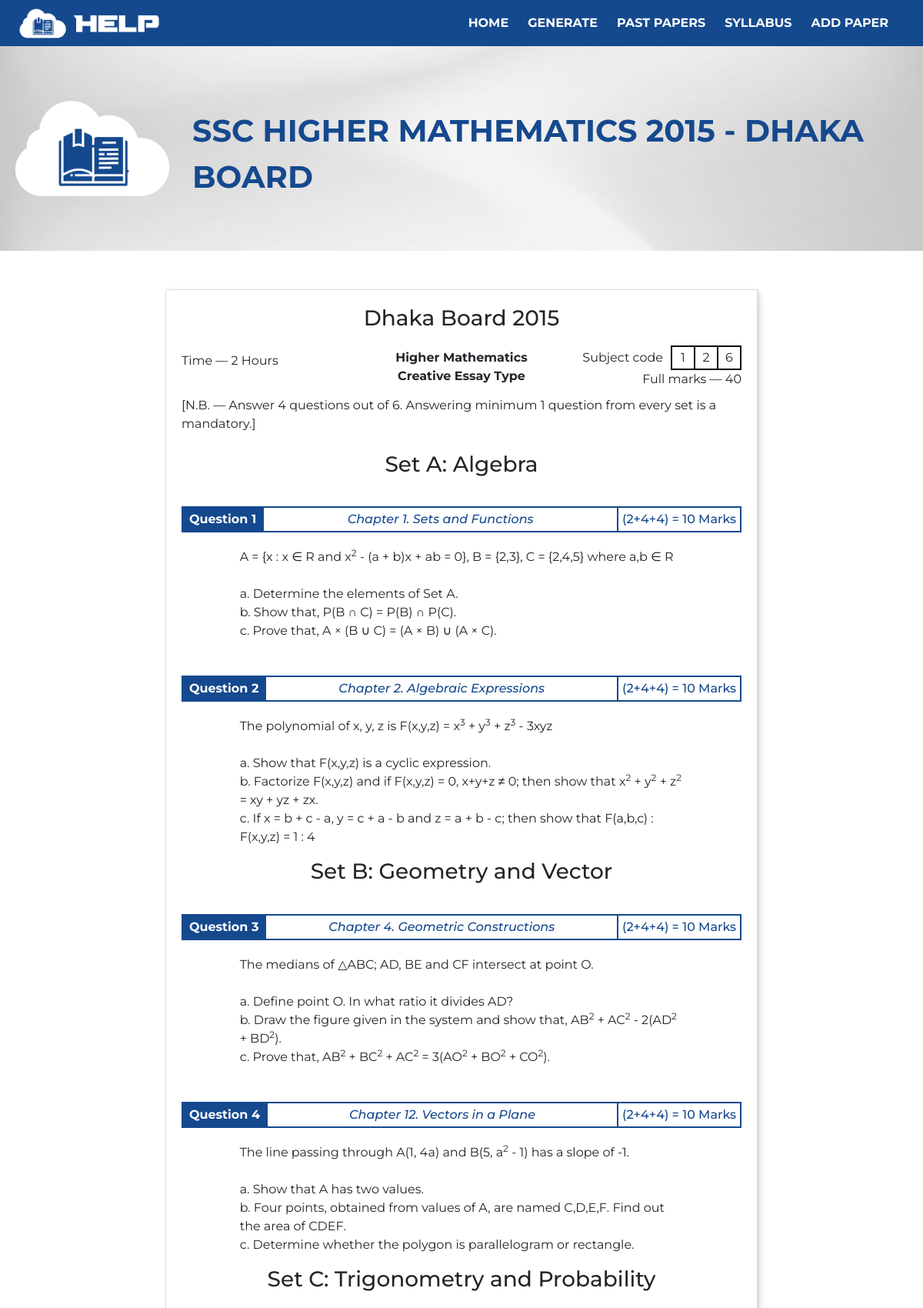
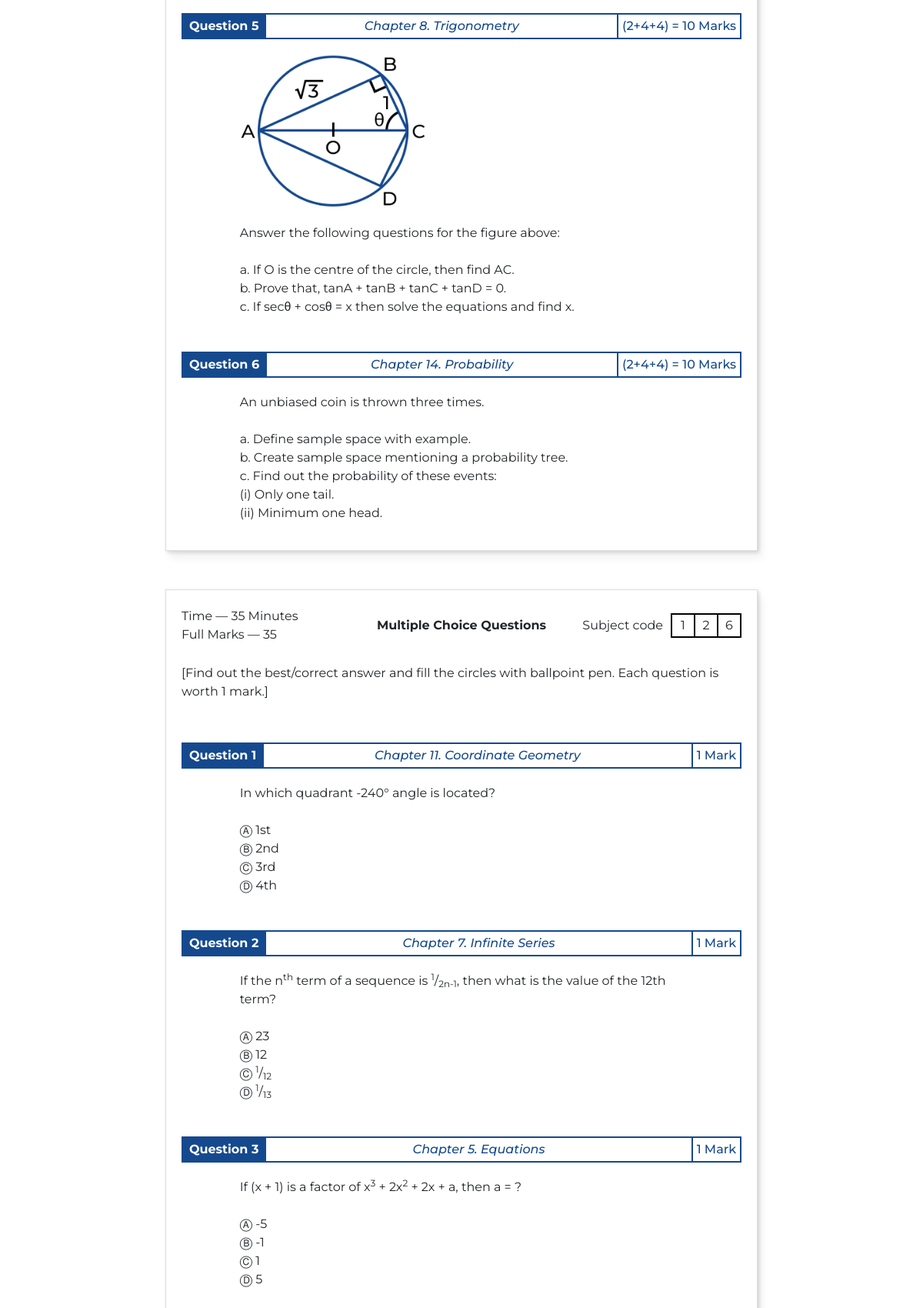
The app's page /pastPaperMAIN.php?paperID=14 (upper part) with its own data (2 pictures, top to bottom).
### tables this page shows
CREATE TABLE `papers` (
  `paperID` int(10) NOT NULL,
  `paperLevel` varchar(10) NOT NULL,
  `paperYear` int(10) NOT NULL,
  `paperSubject` varchar(50) NOT NULL,
  `paperBoard` varchar(30) NOT NULL,
  `paperMarks` varchar(30) NOT NULL,
  `paperTime` varchar(30) NOT NULL,
  `paperNote` varchar(1024) DEFAULT NULL
);

CREATE TABLE `questions` (
  `questionID` int(10) NOT NULL,
  `questionType` varchar(10) NOT NULL,
  `questionMarks` varchar(20) NOT NULL,
  `questionSet` varchar(50) DEFAULT NULL,
  `questionText` mediumtext NOT NULL,
  `questionImg` varchar(10) DEFAULT NULL,
  `paperID` int(10) NOT NULL,
  `chapterID` int(10) NOT NULL
);

CREATE TABLE `chapters` (
  `chapterID` int(10) NOT NULL,
  `chapterSubject` varchar(50) NOT NULL,
  `chapterNumber` int(10) NOT NULL,
  `chapterName` varchar(50) NOT NULL,
  `chapterPages` varchar(30) NOT NULL
);

### pastPaperMain.php (the view, shortened to what this page needs)
<?php
    $paperID='';
    if (isset($_GET['paperID'])) {
        $paperID = htmlspecialchars($_GET['paperID'], ENT_QUOTES, 'UTF-8');
    }
    $conn = mysqli_connect('localhost','root','','help_db') or die('connection failed');
    $paperID = intval($paperID);
    $sql = "SELECT paperLevel, paperYear, paperSubject, paperBoard, paperMarks, paperTime, paperNote
    FROM `papers`
    WHERE paperID=$paperID";
    $result = $conn->query($sql);
    if ($result && $result->num_rows > 0) {
        $row = $result->fetch_assoc();
        $paperYear = $row["paperYear"];
        $paperSubject = $row["paperSubject"];
        $paperBoard = $row["paperBoard"];
        $paperMarks = $row["paperMarks"];
        $paperTime = $row["paperTime"];
        $paperNote = $row["paperNote"];
    } else {
        echo "No results found.";
        $paperYear = $paperSubject = $paperBoard = $paperMarks = $paperTime = $paperNote = "";
    }
?>
<!DOCTYPE html>
<html lang="en">
    <head>
        <link rel="stylesheet" href="https://cdn.jsdelivr.net/npm/bootstrap@4.3.1/dist/css/bootstrap.min.css">
        <link id="stylesheet" rel="stylesheet" href="styleMain.css">
        <link id="stylesheet" rel="stylesheet" href="stylePaperMain.css">
    </head>
    <body>
        <?php @include("navbar.php") ?>
        <div class="myContainer">
            <div id="bannerContainer">
              <img src="img/bannerIMG2.png">
              <?php echo '<p>SSC '.$paperSubject.' '.$paperYear.' - '.$paperBoard.'</p>'; ?>
            </div>
            <div class="row" id="myRow" >
                <div class="col-md-8 mx-auto">
                    <div class="pageContainer">
                        <?php echo '<h3>'.$paperBoard.' '.$paperYear.'</h3>'; ?>
                        <div class="paperInfo">
                            <p  class="bruh"><?php echo $paperTime; ?></p>
                            <div class="titleContainer">
                                <p><b><?php echo $paperSubject; ?></b></p>
                                <p><b>Creative Essay Type</b></p>
                            </div>
                            <div class="titleContainer2">
                                <div class="subjectCodeBlock">
                                    <p>Subject code</p>
                                    <div class=codeContainer>
                                        <span class="code">1</span>
                                        <?php
                                        if($paperSubject=="Physics"){echo '<span class="code">3</span>';}
                                        else{echo '<span class="code">2</span>';}
                                        ?>
                                        <span class="code">6</span>
                                    </div>
                                </div>
                                <p><?php echo $paperMarks; ?></p>
                            </div>
                        </div>
                        <?php echo $paperNote; ?>
                        <br><br>
                        <?php
                        $conn = mysqli_connect('localhost','root','','help_db') or die('connection failed');
                        $sql = "SELECT questionMarks, questionSet, questionText, questionImg, chapterID
                        FROM `questions`
                        WHERE paperID=$paperID AND questionType='Creative'
                        ORDER BY questionID ASC";
                        $result = $conn->query($sql);
                        $counter=0;
                        $showSet=false;
                        $checkSet='';
                        if ($result->num_rows > 0) {
                            while ($row = $result->fetch_assoc()) {
                                $counter+=1;
                                $questionMarks = $row["questionMarks"];
                                $questionSet = $row["questionSet"];
                                $questionText = $row["questionText"];
                                $questionImg = $row["questionImg"];
                                $chapterID = $row["chapterID"];
                                if($questionSet != 'null'){
                                    if($checkSet != $questionSet) {$showSet=true; $checkSet=$questionSet;}
                                    else{$showSet=false;}
                                    if($showSet == true){echo '<h3> Set '.$questionSet.'</h3>';}
                                }
                                echo '<div class="questionContainer">';
                                echo '<div class="questionHeader">';
                                echo '<p class="questionNumber">Question '.$counter.'</p>';
                                $sql2 = "SELECT chapterNumber, chapterName
                                FROM `chapters`
                                WHERE chapterID=$chapterID";
                                $result2 = $conn->query($sql2);
                                $row2 = $result2->fetch_assoc();
                                $chapterNumber = $row2["chapterNumber"];
                                $chapterName = $row2["chapterName"];
                                if($paperSubject=="Physics"){
                                    echo '<a href ="chapterMain.php?subjectName=Physics" target="_blank" class="questionChapter">Chapter '.$chapterNumber.'. '.$chapterName.'</a>';
                                }
                                else{
                                    echo '<a href ="chapterMain.php?subjectName=Higher+Mathematics" target="_blank" class="questionChapter">Chapter '.$chapterNumber.'. '.$chapterName.'</a>';
                                }
                                echo '<p class="questionMarks">'.$questionMarks.'</p>';
                                echo '</div>';
                                echo '<div class="col-md-10 mx-auto">';
                                if($questionImg != 'none') {echo '<img src="diagrams/'.$questionImg.'" class="questionImg">';}
                                echo '<p class="questionText">'.$questionText.'</p>';
                                echo '</div>';
                                echo '</div>';
                            }
                        } else {
                            echo "No products found.";
                        }
                    ?>
                    </div>
                    <div class="pageContainer">
                        <div class="paperInfo">
                            <div class="bruh">
                                <p>Time — 35 Minutes</p>
                                <p>Full Marks — 35</p>
                            </div>
                            <div class="titleContainer">
                                <p><b>Multiple Choice Questions</b></p>
                            </div>
                            <div class="titleContainer2">
                                <div class="subjectCodeBlock">
                                    <p>Subject code</p>
                                    <div class=codeContainer>
                                        <span class="code">1</span>
                                        <?php
                                        if($paperSubject=="Physics"){echo '<span class="code">3</span>';}
                                        else{echo '<span class="code">2</span>';}
                                        ?>
                                        <span class="code">6</span>
                                    </div>
                                </div>
                            </div>
                        </div>
                        <br>
                        [Find out the best/correct answer and fill the circles with ballpoint pen. Each question is worth 1 mark.]
                        <br><br>
                        <?php
                        $conn = mysqli_connect('localhost','root','','help_db') or die('connection failed');
                        $sql = "SELECT questionMarks, questionText, questionImg, chapterID
                        FROM `questions`
                        WHERE paperID=$paperID AND questionType='MCQ'
                        ORDER BY questionID ASC";
                        $result = $conn->query($sql);
                        $counter=0;
                        if ($result->num_rows > 0) {
                            while ($row = $result->fetch_assoc()) {
                                $counter+=1;
                                $questionMarks = $row["questionMarks"];
                                $questionText = $row["questionText"];
                                $chapterID = $row["chapterID"];
                                echo '<div class="questionContainer">';
                                echo '<div class="questionHeader">';
                                echo '<p class="questionNumber">Question '.$counter.'</p>';
                                $sql2 = "SELECT chapterNumber, chapterName
                                FROM `chapters`
                                WHERE chapterID=$chapterID";
                                $result2 = $conn->query($sql2);
                                $row2 = $result2->fetch_assoc();
                                $chapterNumber = $row2["chapterNumber"];
                                $chapterName = $row2["chapterName"];
                                if($paperSubject=="Physics"){
                                    echo '<a href ="chapterMain.php?subjectName=Physics" target="_blank" class="questionChapter">Chapter '.$chapterNumber.'. '.$chapterName.'</a>';
                                }
                                else{
                                    echo '<a href ="chapterMain.php?subjectName=Higher+Mathematics" target="_blank" class="questionChapter">Chapter '.$chapterNumber.'. '.$chapterName.'</a>';
                                }
                                echo '<p class="questionMarks">'.$questionMarks.'</p>';
                                echo '</div>';
                                echo '<div class="col-md-10 mx-auto">';
                                echo '<p class="questionText">'.$questionText.'</p>';
                                echo '</div>';
                                echo '</div>';
                            }
                        } else {
                            echo "No products found.";
                        }
                        ?>
                    </div>
                </div>
            </div>
        </div>
    </body>
</html>

### styleMain.css (style rules this page uses)
* { margin: 0; padding: 0; text-decoration: none; list-style: none; box-sizing: border-box; font-family: 'Montserrat',sans-serif; transition:all .2s linear; }
body, html { margin: 0; padding: 0; scroll-behavior: smooth; }
#bannerContainer { background-color: blue; }
.myContainer { display: flex; flex-direction: column; min-height: 75vh; padding: 60px 0; }
#myRow { margin: 0; }
#bannerContainer { display: flex; justify-content: center; align-items: center; background-image: url("img/bannerBG2.png"); background-position: center; background-repeat: repeat; background-size: cover; padding: 50px 20px; }
#bannerContainer img { max-width: 200px; }
#bannerContainer p { color: #15498e; font-size: 30pt; font-weight: 700; text-transform: uppercase; margin-top: 30px; padding: 0 30px; }

### stylePaperMain.css (style rules this page uses)
.pageContainer { margin-top: 50px; display: flex; flex-direction: column; justify-content: center; align-items: center; background-color: #fff; border-width: 1.5px; border-color: #dddddd; border-style: solid; padding: 20px; box-shadow: 2px 2px 5px 0 rgba(0, 0, 0, 0.15), 6px 10px 10px 0 rgba(0, 0, 0, 0.05); }
.paperInfo { display: flex; width: 100%; justify-content: space-between; align-items: center; }
.bruh { width: 33%; }
.bruh p { margin: 0; padding: 0; }
.titleContainer { width: 33%; display: flex; flex-direction: column; justify-content: center; align-items: center; margin: 10px 0; }
.titleContainer2 { width: 33%; display: flex; flex-direction: column; justify-content: center; align-items: flex-end; margin: 10px 0; }
.titleContainer p { margin: 0; padding: 0; }
.titleContainer2 p { margin: 0; padding: 0; }
.codeContainer { display: flex; border-width: 1px; border-style: solid; border-color: #000; margin-left: 10px; }
.subjectCodeBlock { display: flex; align-items: center; }
.code { display: flex; justify-content: center; align-items: center; margin: 0; padding: 0; border-width: 1px; border-style: solid; border-color: #000; height: 30px; width: 30px; }
.questionContainer { display: flex; flex-direction: column; width: 100%; margin-top: 30px; }
.questionHeader { display: flex; width: 100%; background-color: aqua; }
.questionNumber { display: flex; justify-content: center; align-items: center; background-color: #15498e; margin: 0; padding: 5px 10px ; font-size: 12pt; font-weight: 700; color: white; }
.questionChapter { display: flex; justify-content: center; align-items: center; background-color: #fff; margin: 0; padding: 0 5px ; font-size: 12pt; font-weight: 500; color: #15498e; border-style: solid; border-width: 0; border-top-width: 2px; border-bottom-width: 2px; border-color: #15498e; font-style: italic; flex-grow: 1; }
.questionMarks { display: flex; justify-content: center; align-items: center; background-color: #fff; margin: 0; padding: 0 5px ; font-size: 12pt; font-weight: 500; color: #15498e; border-style: solid; border-width: 2px; border-color: #15498e; }
.questionImg { max-height: 200px; margin-top: 20px; max-width: 100%; }
.questionText { margin-top: 20px; }

### records on screen
papers: paperSubject "HIGHER MATHEMATICS", paperYear "2015", paperBoard "DHAKA BOARD", paperBoard "Dhaka Board", paperTime "Time — 2 Hours", paperSubject "Higher Mathematics", paperMarks "Full marks — 40", paperNote "[N.B. — Answer 4 questions out of 6. Answering minimum 1 question from every set is a mandatory.]"
questions: questionSet "A: Algebra", chapterID.chapterNumber "1", chapterID.chapterName "Sets and Functions", questionMarks "(2+4+4) = 10 Marks", questionText "A = {x : x ∈ R and x 2 - (a + b)x + ab = 0}, B = {2,3}, C = {2,4,5} where a,b ∈ R a. Determine the elements of Set A. b. Show that, P(B ∩ C) = P(B) ∩ P(C). c. Prove that, A × (B ∪ C) = (A × B) ∪ (A × C)."
questions: chapterID.chapterNumber "2", chapterID.chapterName "Algebraic Expressions", questionMarks "(2+4+4) = 10 Marks", questionText "The polynomial of x, y, z is F(x,y,z) = x 3 + y 3 + z 3 - 3xyz a. Show that F(x,y,z) is a cyclic expression. b. Factorize F(x,y,z) and if F(x,y,z) = 0, x+y+z ≠ 0; then show that x 2 + y 2 + z 2 = xy + yz + zx. c. If x = b + c - a, y = c + a - b and z = a + b - c; then show that F(a,b,c) : F(x,y,z) = 1 : 4"
questions: questionSet "B: Geometry and Vector", chapterID.chapterNumber "4", chapterID.chapterName "Geometric Constructions", questionMarks "(2+4+4) = 10 Marks", questionText "The medians of △ABC; AD, BE and CF intersect at point O. a. Define point O. In what ratio it divides AD? b. Draw the figure given in the system and show that, AB 2 + AC 2 - 2(AD 2 + BD 2 ). c. Prove that, AB 2 + BC 2 + AC 2 = 3(AO 2 + BO 2 + CO 2 )."
questions: chapterID.chapterNumber "12", chapterID.chapterName "Vectors in a Plane", questionMarks "(2+4+4) = 10 Marks", questionText "The line passing through A(1, 4a) and B(5, a 2 - 1) has a slope of -1. a. Show that A has two values. b. Four points, obtained from values of A, are named C,D,E,F. Find out the area of CDEF. c. Determine whether the polygon is parallelogram or rectangle."
questions: questionSet "C: Trigonometry and Probability", chapterID.chapterNumber "8", chapterID.chapterName "Trigonometry", questionMarks "(2+4+4) = 10 Marks", questionImg (picture), questionText "Answer the following questions for the figure above: a. If O is the centre of the circle, then find AC. b. Prove that, tanA + tanB + tanC + tanD = 0. c. If secθ + cosθ = x then solve the equations and find x."
questions: chapterID.chapterNumber "14", chapterID.chapterName "Probability", questionMarks "(2+4+4) = 10 Marks", questionText "An unbiased coin is thrown three times. a. Define sample space with example. b. Create sample space mentioning a probability tree. c. Find out the probability of these events: (i) Only one tail. (ii) Minimum one head."
questions: chapterID.chapterNumber "11", chapterID.chapterName "Coordinate Geometry", questionMarks "1 Mark", questionText "In which quadrant -240° angle is located? Ⓐ 1st Ⓑ 2nd Ⓒ 3rd Ⓓ 4th"
questions: chapterID.chapterNumber "7", chapterID.chapterName "Infinite Series", questionMarks "1 Mark", questionText "If the n th term of a sequence is 1 / 2n-1 , then what is the value of the 12th term? Ⓐ 23 Ⓑ 12 Ⓒ 1 / 12 Ⓓ 1 / 13"
questions: chapterID.chapterNumber "5", chapterID.chapterName "Equations", questionMarks "1 Mark", questionText "If (x + 1) is a factor of x 3 + 2x 2 + 2x + a, then a = ? Ⓐ -5 Ⓑ -1 Ⓒ 1 Ⓓ 5"
